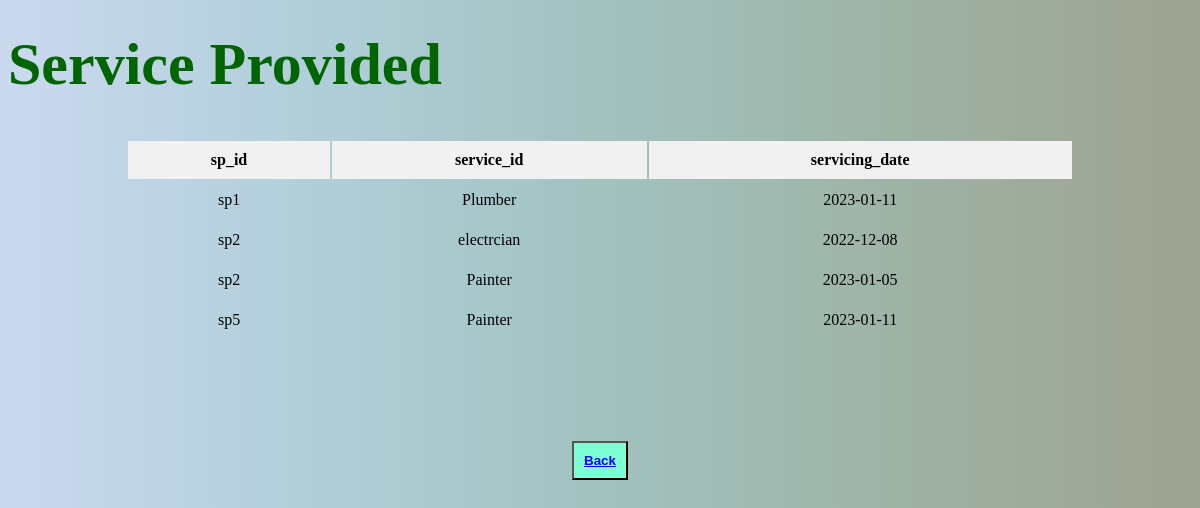
The page /admin/serviceprovided.php on the database its author committed.
### tables this page shows
CREATE TABLE `provider` (
  `sp_id` varchar(20) NOT NULL,
  `service_id` varchar(10) NOT NULL,
  `servicing_date` date NOT NULL
);

### admin/serviceprovided.php (the view, shortened to what this page needs)
<!DOCTYPE html>
<html lang="en">
<head>
    <link rel="stylesheet" href="services.css">
</head>
<body>
    <div class="nav">
    <h1>Service Provided</h1>
</div>
    <?php
include('connection.php');
$sql = "SELECT * FROM provider";
$result = $conn->query($sql);
if ($result->num_rows > 0) {
    echo "<table>";
    echo "<tr>";
    echo "<th >sp_id</th>";
    echo "<th >service_id</th>";
    echo "<th>servicing_date</th>";
    echo "</tr>";
    while($row = $result->fetch_assoc()) {
        echo "<tr>";
        echo "<td>" . $row["sp_id"]. "</td>";
        echo "<td>" . $row["service_id"]. "</td>";
        echo "<td>" . $row["servicing_date"]. "</td>";
        echo "</tr>";
    }
    echo "</table>";
} else {
    echo "0 results";
}
?>
<a href="apage.php" class="container"><button>Back</button></a>
</body>
</html>

### admin/services.css (style rules this page uses)
body { background-image: linear-gradient(to right, #cbd9ef, #b1cfda, #a2c2c0, #9eb3a5, #9ea290); }
table { width: 80%; margin: 0 auto; text-align: center; }
table th { background-color: #f1f1f1; padding: 10px; }
table td { padding: 10px; }
h1 { color:darkgreen; padding: 0; margin-top: 30px; font-size: 60px; }

### admin/serviceprovided.php (style rules this page uses)
a.container { margin-top: 100px; display: flex; justify-content: center; font-size: 25px; }
button { padding: 10px; text-align:center; background-color: aquamarine; color:blue; font-weight: bold; }

### rows shown on the page
provider: sp "sp1", service "Plumber", servicing_date "2023-01-11"
provider: sp "sp2", service "electrcian", servicing_date "2022-12-08"
provider: sp "sp2", service "Painter", servicing_date "2023-01-05"
provider: sp "sp5", service "Painter", servicing_date "2023-01-11"
